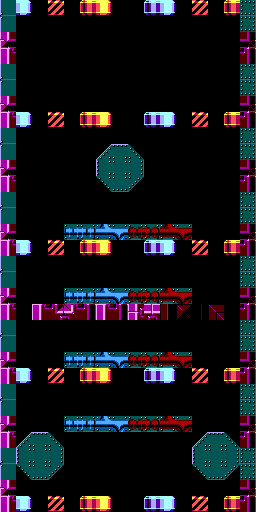

Rendered tile map (Tiled .tmx) drawn with the repository's tilesets; below, a short description and the full map source, tile grids included:
An orthogonal 16x32 tile map with 16x16 px tiles, 3 tile layers (Background, Tiles, Spawns).

<map version="1.10" tiledversion="1.11.0" orientation="orthogonal" renderorder="right-down" width="16" height="32" tilewidth="16" tileheight="16" infinite="0" nextlayerid="4" nextobjectid="1">
 <tileset firstgid="1" source="../../../level-design/assets/tilesets/dg/dg0.tsx" />
 <layer id="3" name="Background" locked="1" width="16" height="32">
  <data encoding="csv">
0,0,0,0,0,0,0,0,0,0,0,0,0,0,0,0,
0,0,0,0,0,0,0,0,0,0,0,0,0,0,0,0,
0,0,0,0,0,0,0,0,0,0,0,0,0,0,0,0,
0,0,0,0,0,0,0,0,0,0,0,0,0,0,0,0,
0,0,0,0,0,0,0,0,0,0,0,0,0,0,0,0,
0,0,0,0,0,0,0,0,0,0,0,0,0,0,0,0,
0,0,0,0,0,0,0,0,0,0,0,0,0,0,0,0,
0,0,0,0,0,0,0,0,0,0,0,0,0,0,0,0,
0,0,0,0,0,0,0,0,0,0,0,0,0,0,0,0,
0,0,0,0,0,0,0,0,0,0,0,0,0,0,0,0,
0,0,0,0,0,0,0,0,0,0,0,0,0,0,0,0,
0,0,0,0,0,0,0,0,0,0,0,0,0,0,0,0,
0,0,0,0,0,0,0,0,0,0,0,0,0,0,0,0,
0,0,0,0,0,0,0,0,0,0,0,0,0,0,0,0,
0,0,0,0,0,0,0,0,0,0,0,0,0,0,0,0,
0,0,0,0,0,0,0,0,0,0,0,0,0,0,0,0,
0,0,0,0,0,0,0,0,0,0,0,0,0,0,0,0,
0,0,0,0,0,0,0,0,0,0,0,0,0,0,0,0,
0,0,0,0,0,0,0,0,0,0,0,0,0,0,0,0,
0,0,0,0,0,0,0,0,0,0,0,0,0,0,0,0,
0,0,0,0,0,0,0,0,0,0,0,0,0,0,0,0,
0,0,0,0,0,0,0,0,0,0,0,0,0,0,0,0,
0,0,0,0,0,0,0,0,0,0,0,0,0,0,0,0,
0,0,0,0,0,0,0,0,0,0,0,0,0,0,0,0,
0,0,0,0,0,0,0,0,0,0,0,0,0,0,0,0,
0,0,0,0,0,0,0,0,0,0,0,0,0,0,0,0,
0,0,0,0,0,0,0,0,0,0,0,0,0,0,0,0,
0,0,0,0,0,0,0,0,0,0,0,0,0,0,0,0,
0,0,0,0,0,0,0,0,0,0,0,0,0,0,0,0,
0,0,0,0,0,0,0,0,0,0,0,0,0,0,0,0,
0,0,0,0,0,0,0,0,0,0,0,0,0,0,0,0,
0,0,0,0,0,0,0,0,0,0,0,0,0,0,0,0
  </data>
 </layer>
 <layer id="1" name="Tiles" width="16" height="32">
  <data encoding="csv">
113,242,0,248,0,245,246,0,0,241,242,0,248,0,245,116,
97,0,0,0,0,0,0,0,0,0,0,0,0,0,0,100,
81,0,0,0,0,0,0,0,0,0,0,0,0,0,0,84,
65,0,0,0,0,0,0,0,0,0,0,0,0,0,0,68,
113,0,0,0,0,0,0,0,0,0,0,0,0,0,0,116,
97,0,0,0,0,0,0,0,0,0,0,0,0,0,0,100,
81,0,0,0,0,0,0,0,0,0,0,0,0,0,0,84,
65,242,0,248,0,245,246,0,0,241,242,0,248,0,245,68,
113,0,0,0,0,0,0,0,0,0,0,0,0,0,0,116,
97,0,0,0,0,0,174,175,176,0,0,0,0,0,0,100,
81,0,0,0,0,0,190,191,192,0,0,0,0,0,0,84,
65,0,0,0,0,0,206,207,208,0,0,0,0,0,0,68,
113,0,0,0,0,0,0,0,0,0,0,0,0,0,0,116,
97,0,0,0,0,0,0,0,0,0,0,0,0,0,0,100,
81,0,0,0,225,226,227,228,233,234,235,236,0,0,0,84,
65,242,0,248,0,245,246,0,0,241,242,0,248,0,245,68,
113,0,0,0,0,0,0,0,0,0,0,0,0,0,0,116,
97,0,0,0,0,0,0,0,0,0,0,0,0,0,0,100,
81,0,0,0,225,226,227,228,233,234,235,236,0,0,0,84,
65,0,65,66,67,68,69,70,71,72,73,74,75,76,0,68,
113,0,0,0,0,0,0,0,0,0,0,0,0,0,0,116,
97,0,0,0,0,0,0,0,0,0,0,0,0,0,0,100,
81,0,0,0,225,226,227,228,233,234,235,236,0,0,0,84,
65,242,0,248,0,245,246,0,0,241,242,0,248,0,245,68,
113,0,0,0,0,0,0,0,0,0,0,0,0,0,0,116,
97,0,0,0,0,0,0,0,0,0,0,0,0,0,0,100,
81,0,0,0,225,226,227,228,233,234,235,236,0,0,0,84,
65,174,175,176,0,0,0,0,0,0,0,0,174,175,176,68,
113,190,191,192,0,0,0,0,0,0,0,0,190,191,192,116,
97,206,207,208,0,0,0,0,0,0,0,0,206,207,208,100,
81,0,0,0,0,0,0,0,0,0,0,0,0,0,0,84,
65,242,0,248,0,245,246,0,0,241,242,0,248,0,245,68
  </data>
 </layer>
 <layer id="2" name="Spawns" width="16" height="32">
  <data encoding="csv">
0,0,0,0,0,0,0,0,0,0,0,0,0,0,0,0,
0,0,0,0,0,0,0,0,0,0,0,0,0,0,0,0,
0,0,0,0,0,0,0,0,0,0,0,0,0,0,0,0,
0,0,0,0,0,0,0,0,0,0,0,0,0,0,0,0,
0,0,0,0,0,0,0,0,0,0,0,0,0,0,0,0,
0,0,0,0,0,0,0,0,0,0,0,0,0,0,0,0,
0,0,0,0,0,0,0,0,0,0,0,0,0,0,0,0,
0,0,0,0,0,0,0,0,0,0,0,0,0,0,0,0,
0,0,0,0,0,0,0,0,0,0,0,0,0,0,0,0,
0,0,0,0,0,0,0,0,0,0,0,0,0,0,0,0,
0,0,0,0,0,0,0,0,0,0,0,0,0,0,0,0,
0,0,0,0,0,0,0,0,0,0,0,0,0,0,0,0,
0,0,0,0,0,0,0,0,0,0,0,0,0,0,0,0,
0,0,0,0,0,0,0,0,0,0,0,0,0,0,0,0,
0,0,0,0,0,0,0,0,0,0,0,0,0,0,0,0,
0,0,0,0,0,0,0,0,0,0,0,0,0,0,0,0,
0,0,0,0,0,0,0,0,0,0,0,0,0,0,0,0,
0,0,0,0,0,0,0,0,0,0,0,0,0,0,0,0,
0,0,0,0,0,0,0,0,0,0,0,0,0,0,0,0,
0,0,0,0,0,0,0,0,0,0,0,0,0,0,0,0,
0,0,0,0,0,0,0,0,0,0,0,0,0,0,0,0,
0,0,0,0,0,0,0,0,0,0,0,0,0,0,0,0,
0,0,0,0,0,0,0,0,0,0,0,0,0,0,0,0,
0,0,0,0,0,0,0,0,0,0,0,0,0,0,0,0,
0,0,0,0,0,0,0,0,0,0,0,0,0,0,0,0,
0,0,0,0,0,0,0,0,0,0,0,0,0,0,0,0,
0,0,0,0,0,0,0,0,0,0,0,0,0,0,0,0,
0,0,0,0,0,0,0,0,0,0,0,0,0,0,0,0,
0,0,0,0,0,0,0,0,0,0,0,0,0,0,0,0,
0,0,0,0,0,0,0,0,0,0,0,0,0,0,0,0,
0,0,0,0,0,0,0,0,0,0,0,0,0,0,0,0,
0,0,0,0,0,0,0,0,0,0,0,0,0,0,0,0
  </data>
 </layer>
</map>
